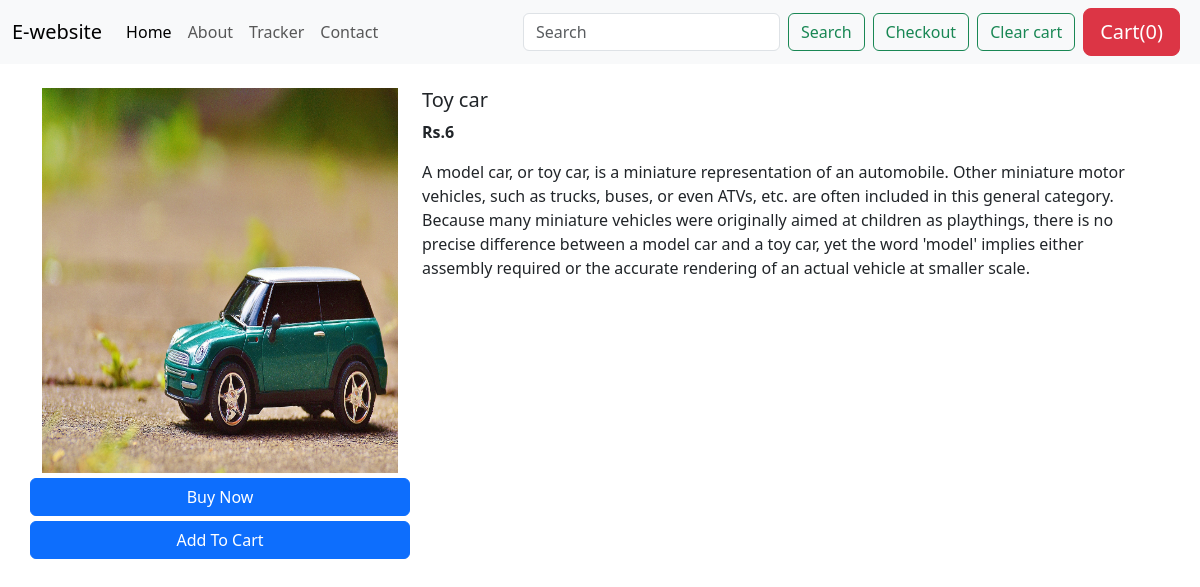
The page /shop/products/3 on the database its author committed.
### shop/models.py (models this page shows)
class Product(models.Model):
    product_id = models.AutoField
    product_name = models.CharField(max_length=50)
    desc = models.CharField(max_length=1000)
    category = models.CharField(max_length=50,default="")
    subcategory =  models.CharField(max_length=50,default="")
    price = models.IntegerField(default=0)
    pub_date = models.DateField()
    image = models.ImageField(upload_to="shop/images",default="")
    def __str__(self):
        return self.product_name

### shop/views.py (the view)
# urls.py: path("products/<int:id>",views.product,name="shopproduct"),
def product(request,id):
    product = Product.objects.filter(id=id)
    print(product)
    return render(request,'shop/prodview.html',{'product':product[0]})

### shop/templates/shop/prodview.html (shortened to what this page needs)
{%extends 'shop/basic.html'%}
{% block body%}
<div class="container my-4">
    <div class="row">
    <div class="col-md-4">
    <div class="row">
        <img src="/media/{{product.image}}" width="233px" height="385px">
    </div>
        <div class="row">
            <button class="btn btn-primary" style="margin-top: 5px;">Buy Now</button>
            <button class="btn btn-primary" style="margin-top: 5px;">Add To Cart</button>
        </div>
    </div>
    <div class="col-md-8">
        <h5>{{product.product_name}}</h5>
        <p><b>Rs.{{product.price}} </b></p>
        <p>{{product.desc}}</p>
    </div>
    </div>
</div>
{%endblock%}

### rows shown on the page
Product: image (picture), product_name "Toy car", price "6", desc "A model car, or toy car, is a miniature representation of an automobile. Other miniature motor vehicles, such as trucks, buses, or even ATVs, etc. are often included in this general category. Because many miniature vehicles were originally aimed at children as playthings, there is no precise difference between a model car and a toy car, yet the word 'model' implies either assembly required or the accurate rendering of an actual vehicle at smaller scale."
